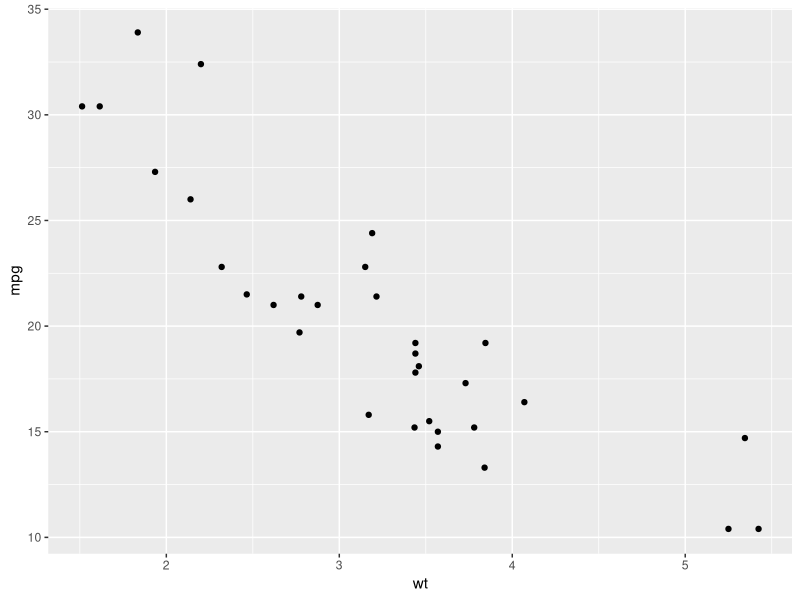
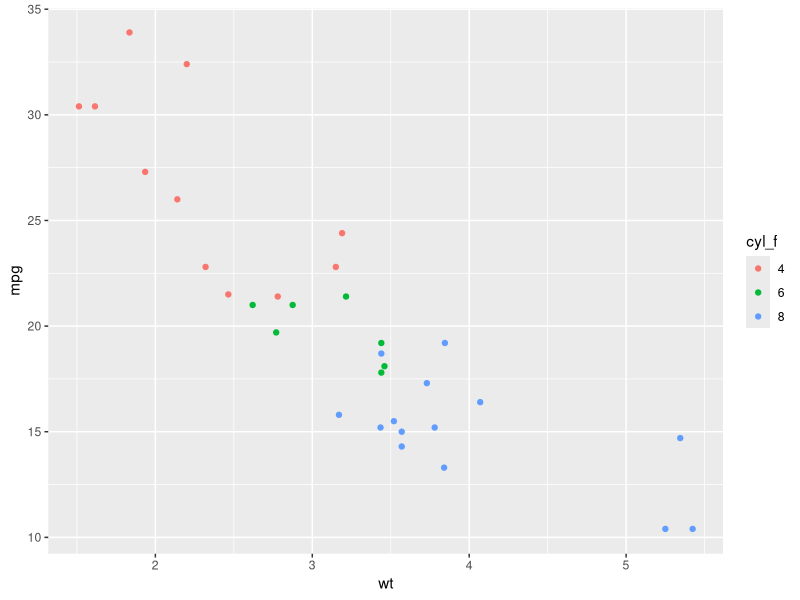
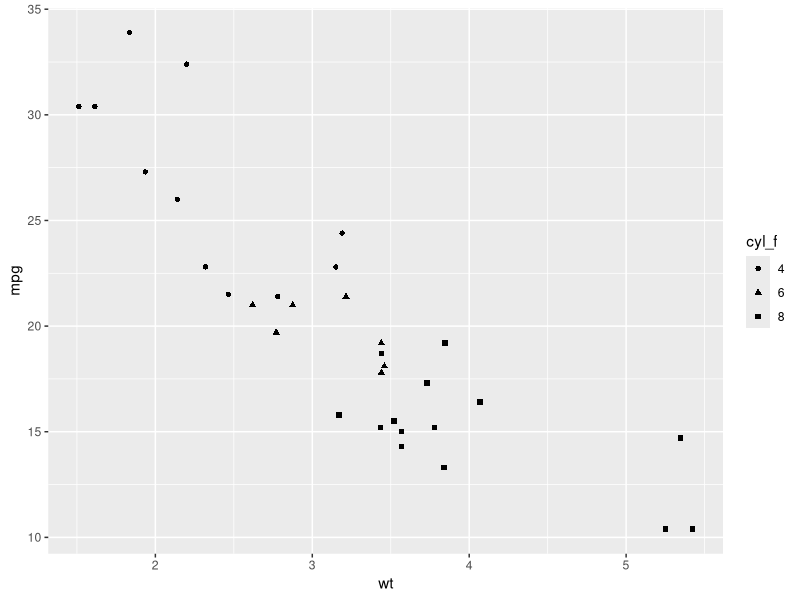
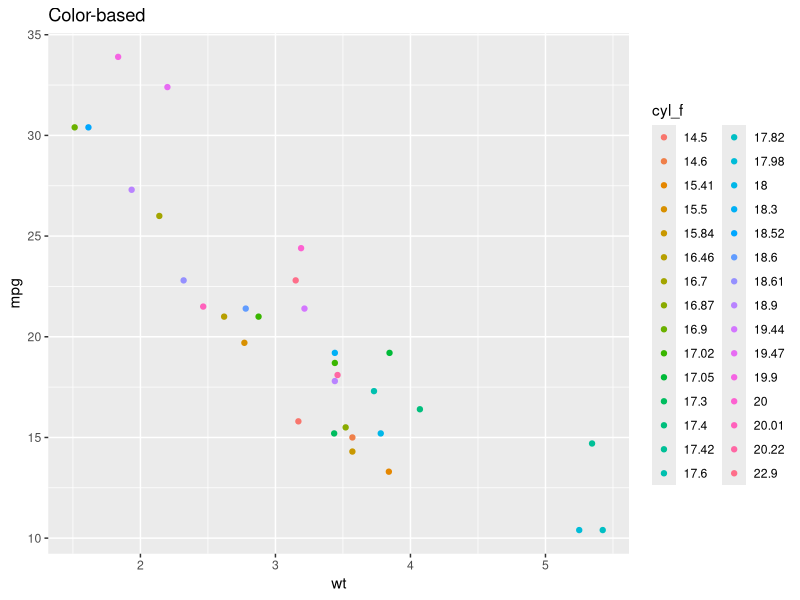
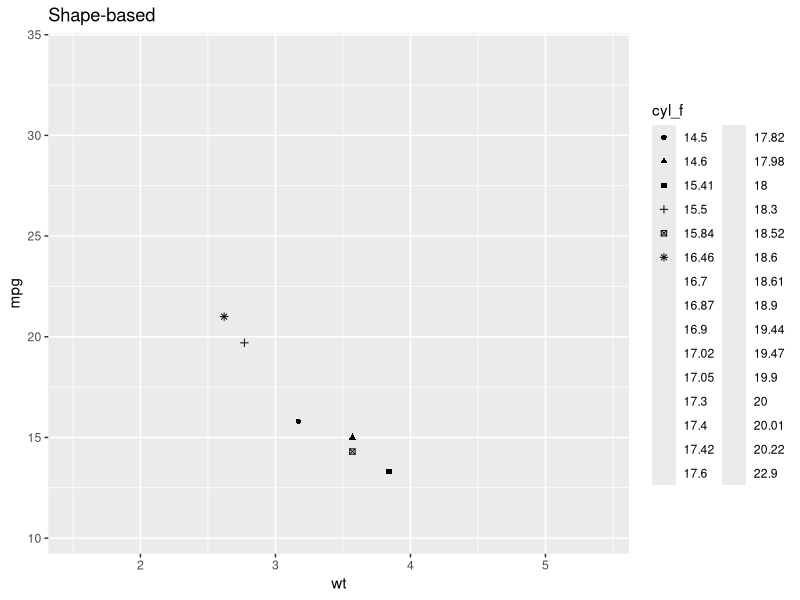
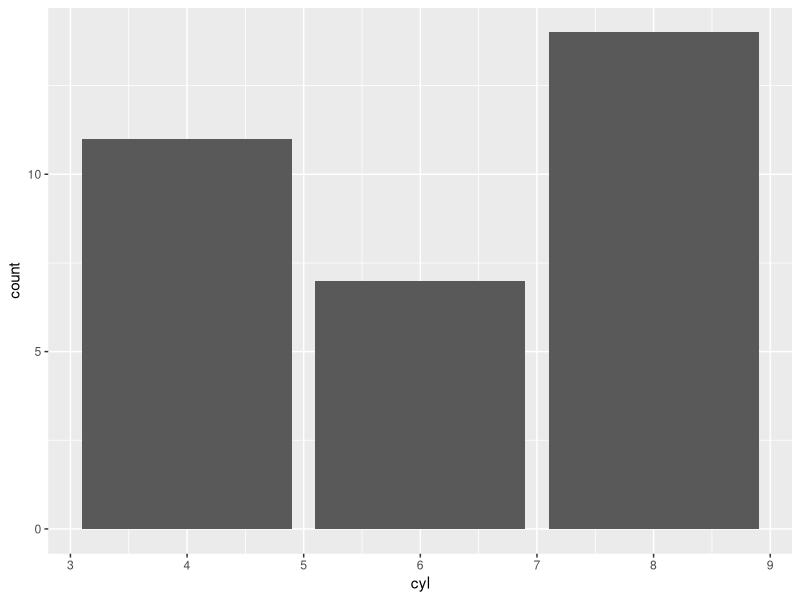
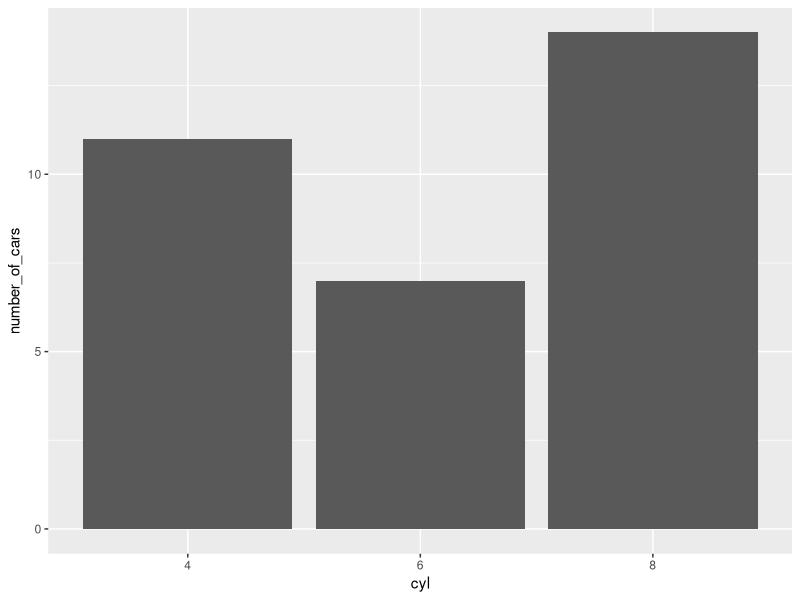
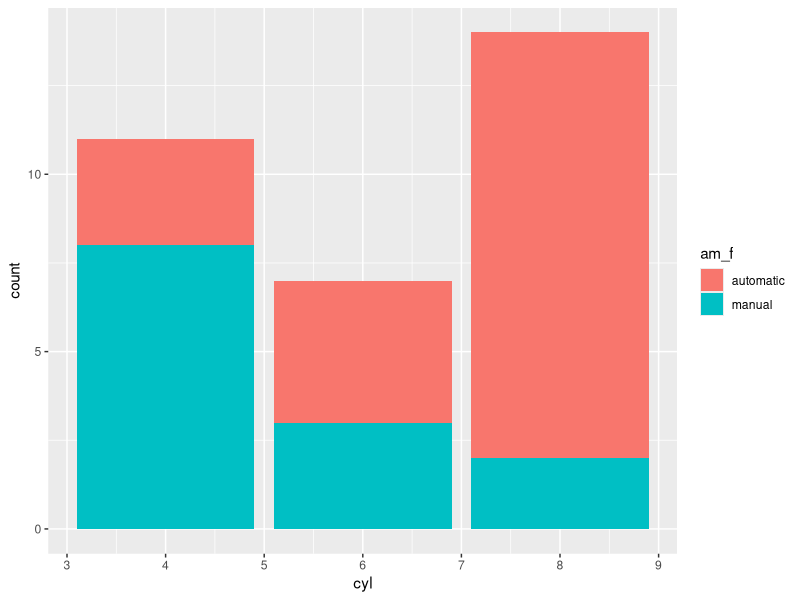

Generate these figures, in order, with R:
## ---- chunk 1
knitr::opts_chunk$set(warning = FALSE)
knitr::opts_chunk$set(echo = TRUE, fig.width = 6, fig.height = 4)
# install.packages("prettydoc")
## ---- chunk 2
head(mtcars)
## ---- chunk 3
# Run install.packages("ggplot2") if ggplot2 is not yet installed
library(ggplot2)
ggplot(data = mtcars, mapping = aes(x = wt, y = mpg)) + 
  geom_point()
## ---- chunk 4
table(mtcars$cyl)
## ---- chunk 5
# First we check the class of cyl
class(mtcars$cyl)
# Because it is numeric, let's make cyl a factor so that we represent it as a categorical variable.
# We create a new variable in the dataframe, cyl_f, that is cyl converted to factor
mtcars$cyl_f <- factor(mtcars$cyl)

ggplot(data = mtcars, mapping = aes(x = wt, y = mpg, colour = cyl_f)) + 
  geom_point()
## ---- chunk 6
ggplot(data = mtcars, mapping = aes(x = wt, y = mpg, shape = cyl_f)) + 
  geom_point()
## ---- chunk 7
mtcars$cyl_f <- factor(mtcars$qsec)
ggplot(data = mtcars, mapping = aes(x = wt, y = mpg, color = cyl_f)) + 
  geom_point()+ggtitle("Color-based")

ggplot(data = mtcars, mapping = aes(x = wt, y = mpg, shape = cyl_f)) + 
  geom_point()+ggtitle("Shape-based")

## ---- chunk 8
cat("A diferent category is generated for each data entry, as each data point is a different number")
## ---- chunk 9
ggplot(data = mtcars, mapping = aes(x = cyl)) +
  geom_bar()

# # The same as
#ggplot(data = mtcars, mapping = aes(x = cyl)) +
#   geom_bar(stat = "count")
## ---- chunk 10
# Let's create the data frame
counts_by_cyl_data_frame <- as.data.frame(table(mtcars$cyl))
names(counts_by_cyl_data_frame) <- c("cyl", "number_of_cars")

ggplot(data = counts_by_cyl_data_frame, mapping = aes(x = cyl, y = number_of_cars)) +
  geom_col()
## ---- chunk 11
# # The same as
# ggplot(data = counts_by_cyl_data_frame, mapping = aes(x = cyl, y = number_of_cars)) +
#   geom_bar(stat = "identity")
## ---- chunk 12
# First we make am factor, and we can change the 0/1 notation for a more informative notation: automatic/manual
mtcars$am_f <- factor(mtcars$am, levels = c(0, 1), labels = c("automatic","manual"))

ggplot(data = mtcars, mapping = aes(x = cyl, fill = am_f)) +
  geom_bar()
## ---- chunk 13
ggplot(data = mtcars, mapping = aes(x = cyl, fill = am_f)) +
  geom_bar(position = "dodge")
## ---- chunk 14
ggplot(data = mtcars, mapping = aes(x = cyl, fill = am_f)) +
  geom_bar(position = "fill")
## ---- chunk 15
cat("To compare the total amount of cars per each cylinder category I would use the graph that has no specified position, only geom_bar().
To know the relative abudance of each type of transmission in relation to cylinders, the position=fill option would be the best one.")
## ---- chunk 16
ggplot(data = iris, mapping = aes(x = Sepal.Width)) +
  geom_histogram(binwidth = 0.1)
## ---- chunk 17
ggplot(data = iris, mapping = aes(x = Sepal.Width, fill = Species)) +
  geom_histogram(binwidth = 0.1) 
## ---- chunk 18
ggplot(data = iris, mapping = aes(x = Sepal.Width, fill = Species)) +
  geom_histogram(binwidth = 0.1) +
  facet_grid(Species ~ .)
## ---- chunk 19
iris$Petal.Type[iris$Petal.Length >= 4 ] <- "Long"
iris$Petal.Type[iris$Petal.Length < 4 ] <- "Short"

#Separate as before + separate according to length
ggplot(data = iris, mapping = aes(x = Sepal.Width, fill = Species)) +
  geom_histogram(binwidth = 0.1) +
  facet_grid(Species ~ Petal.Type)

ggplot(data = iris, mapping = aes(x = Sepal.Width, fill = Species)) +
  geom_histogram(binwidth = 0.1) +
  facet_wrap(Species ~ Petal.Type)
## ---- chunk 20
cat("The best subplot configuration would be the wrap option as more space is occupied with useful data, the grid option creates 2 empty sublots, wasting space.")
## ---- chunk 21
ggplot(data = iris, mapping = aes(x = Sepal.Width, fill = Species)) +
  geom_histogram(binwidth = 0.1) +
  facet_grid(Species ~ .) +
  scale_fill_manual(values = c("darkorange", "darkgray", "black"))
## ---- chunk 22
# We save the common part of the plot in a variable and then we can add more components with the "+" sign
p <- ggplot(data = iris, mapping = aes(x = Sepal.Width, fill = Species)) +
  geom_histogram(binwidth = 0.1) +
  facet_grid(Species ~ .)

# Option A:
p + scale_fill_manual(values = c("darkorange", "darkgray", "black"), name = "Species name") +
  scale_x_continuous(name = "Sepal width") + 
  ggtitle("Iris sepal variation")

# Option B:
# p + scale_fill_manual(values = c("darkorange", "darkgray", "black")) +
#   labs(title = "Iris sepal variation", x = "Sepal width", fill = "Species name")
## ---- chunk 23
ggplot(data = iris, mapping = aes(x = Sepal.Width, y = Sepal.Length)) +
  geom_point() +
  theme_classic()
## ---- chunk 24
cat("The scale_fill_viridis palettes, as they are designed to be perceived by viewers with common forms of colour blindness")
## ---- chunk 25
plot4<-ggplot(data = iris, mapping = aes(x = Sepal.Width, fill = Species)) +
  geom_histogram(binwidth = 0.1) +
  facet_grid(Species ~ .) +
  scale_fill_viridis_d()

plot4
## ---- chunk 26
plot4+labs(title = "Iris sepal variation", x = "Sepal width", fill = "Species name", caption = "A plot with iris data", subtitle="3 species are represented in this plot", tag="Jan Izquierdo")
## ---- chunk 27
cat("They are used to add extra information to plots")
## ---- chunk 28
ggplot(data = iris, mapping = aes(x = Sepal.Width, y = Sepal.Length)) +
  geom_point() +
  theme_minimal()
## ---- chunk 29
cat("The theme option that maximizes data-ink ratio is theme_minimal in my opinion, as it has no background or gray colorings, it only displays the basic information to make the graph understandable.")
## ---- chunk 30
p <- ggplot(data = iris, mapping = aes(x = Sepal.Width, y = Sepal.Length)) + geom_point()
ggsave(filename = "plot.png", plot = p, width = 6, height = 4) # in inches by default
## ---- chunk 31
ggsave(filename = "plot_ex5.png", plot = p, width = 6, height = 4)
#install.packages("svglite")
library(svglite)
ggsave(filename = "plot_ex5.svg", plot = p, width = 6, height = 4)

## ---- chunk 32
cat("The difference that is more obvious is the file size, vector files occupy much less disk space than raster files")
## ---- chunk 33
plot6<-ggplot(data = economics, mapping = aes(x = date, y = unemploy)) +
  geom_line()+
  labs(title = "Unemployment rates over time", x="Years", y="Unemployed individuals")+
  theme_classic() #Initially theme_minimal()

ggsave(filename = "plot6.svg", plot=plot6)
